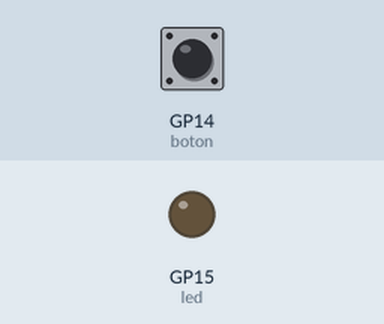
Recording of a program running on a simulated Raspberry Pi Pico running MicroPython. On the bench: output pins drawn as LEDs (lit = HIGH). The test bench sets the inputs (shaded band); at power-on: GP14 (boton) LOW.

Above: at 1.2 s.
1.3 s: GP14 (boton) pulled HIGH for 0.15 s
At 1.7 s:
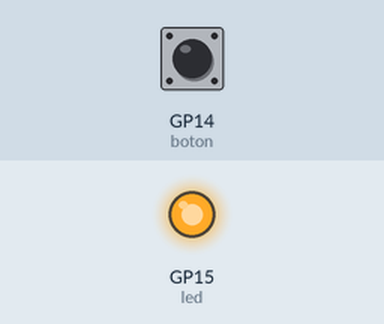
2.9 s: GP14 (boton) pulled HIGH for 1 s
At 4.1 s:
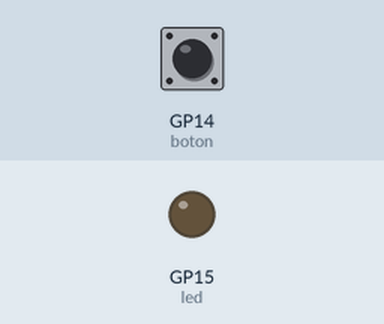
5.4 s: GP14 (boton) pulled HIGH for 3.2 s
At 6.0 s:
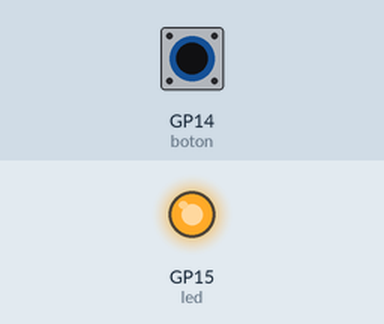
Timing chart, 0 to 8.4 s (numbered marks = the images above; inputs shaded):
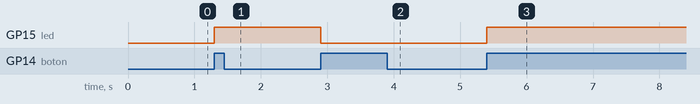

The program:

Boton.py
```python
import machine
import time
led =machine.Pin(15,
machine.Pin.OUT)
boton = machine.Pin(14,machine.Pin.IN,machine.Pin.PULL_DOWN)
led_encendido = False

while True:
    if boton.value() == 1:  # Botón presionado
        led_encendido = not led_encendido  # Cambiar el estado del LED
        if led_encendido:
            led.on()  # Encender el LED
        else:
            led.off()  # Apagar el LED
        while boton.value() == 1:  # Esperar a que se suelte el botón
            time.sleep(0.1)  # Pequeña pausa para evitar rebotes del bo
```

Measured:
- after the input at 1.3 s, GP15 (led): LOW → HIGH at once
- after the input at 2.9 s, GP15 (led): HIGH → LOW at once
- after the input at 5.4 s, GP15 (led): LOW → HIGH at once
